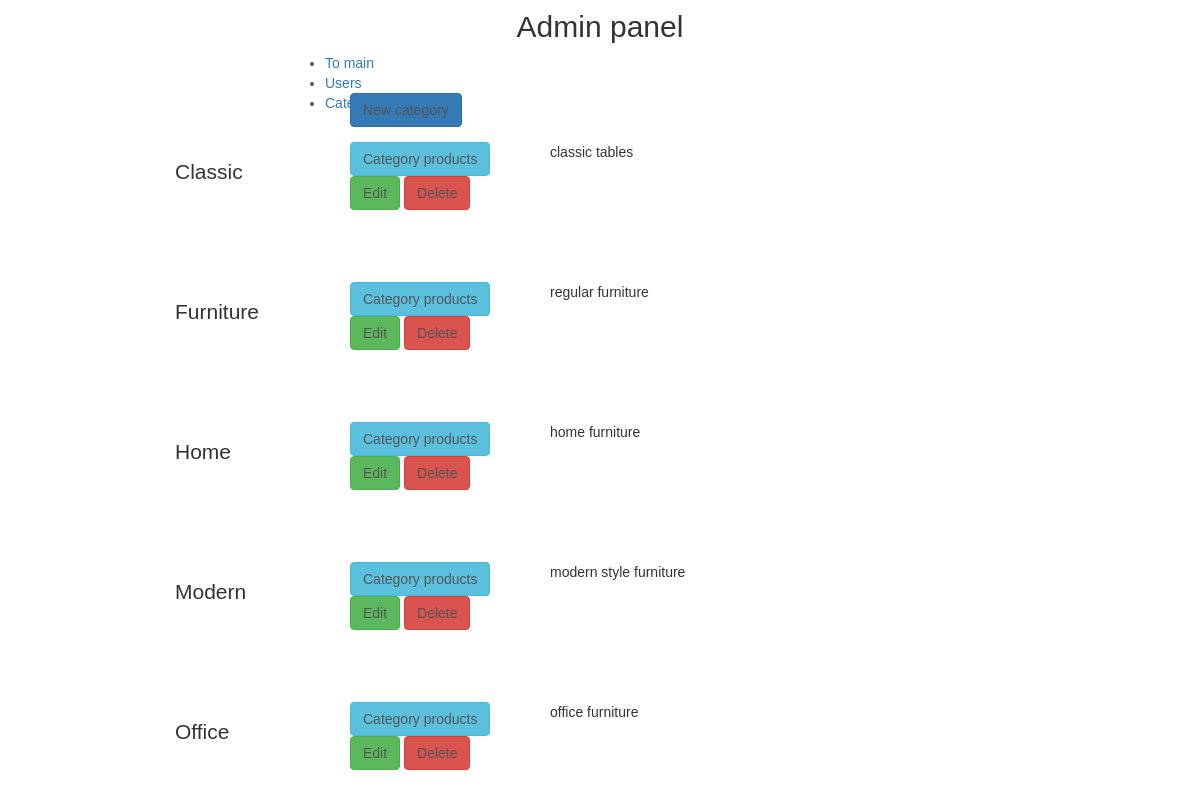
The app's page /myadmin/productcategory/list/ (signed in), older data.
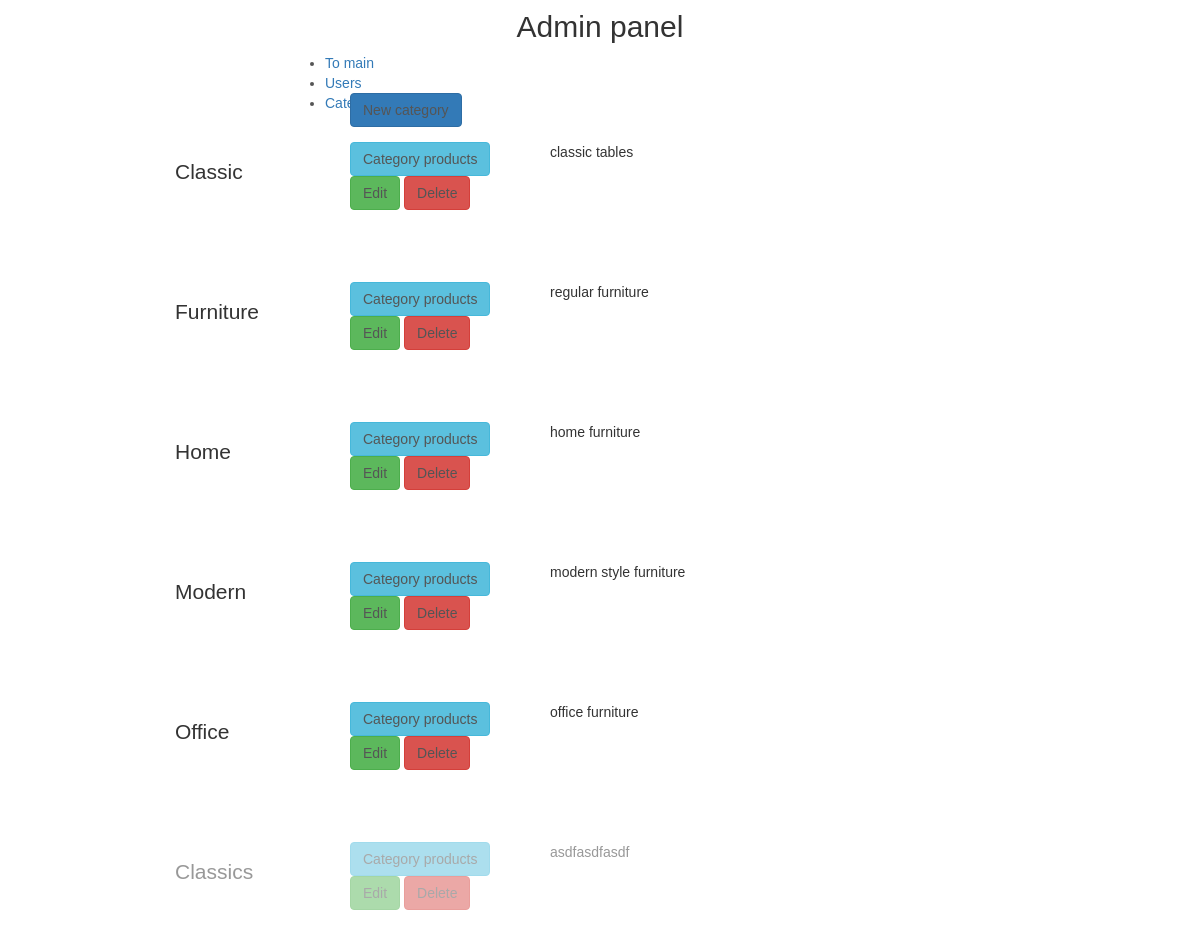
The same page, newer data.
### mainapp/models.py (models this page shows, shortened)
class ProductCategory(models.Model):
    name = models.CharField(verbose_name="name", max_length=64, unique=True)
    description = models.TextField(verbose_name="description", blank=True, max_length=128)
    is_active = models.BooleanField(verbose_name="active", default=True)

### adminapp/views.py (the view)
@user_passes_test(lambda x: x.is_superuser)
def productcategory_list(request):
    object_list = ProductCategory.objects.all()
    context = {
        'title': 'admin/categories',
        'object_list': object_list
    }
    return render(request, 'adminapp/productcategory_list.html', context)

### adminapp/templates/adminapp/productcategory_list.html
{% extends 'adminapp/base.html' %}
{% load static %}
{% block container %}
    <div class="categories_list">
        <a href="{% url 'myadmin:productcategory_create' %}"
           class="btn btn-primary new_category">
            New category
        </a>
        {% for object in object_list %}
            <div class="category_record {% if not object.is_active %}not_active{% endif %}">
                <div class="category_name">
                    {{ object.name|title }}
                </div>
                <div class="category_actions">
                    <a href=""
                       class="btn btn-info">
                        Category products
                    </a>
                    <a href="{% url 'myadmin:productcategory_update' object.pk %}"
                       class="btn btn-success">
                        Edit
                    </a>
                    <a href="{% url 'myadmin:productcategory_delete' object.pk %}"
                       class="btn btn-danger">
                        Delete
                    </a>
                </div>
                <div class="category_desc">
                    {{ object.description }}
                </div>
            </div>
        {% endfor %}
    </div>
{% endblock %}

Row changes from the older to the newer data that the page shows:
added ProductCategory: name "Classics", description "asdfasdfasdf", is_active False (drawn)
